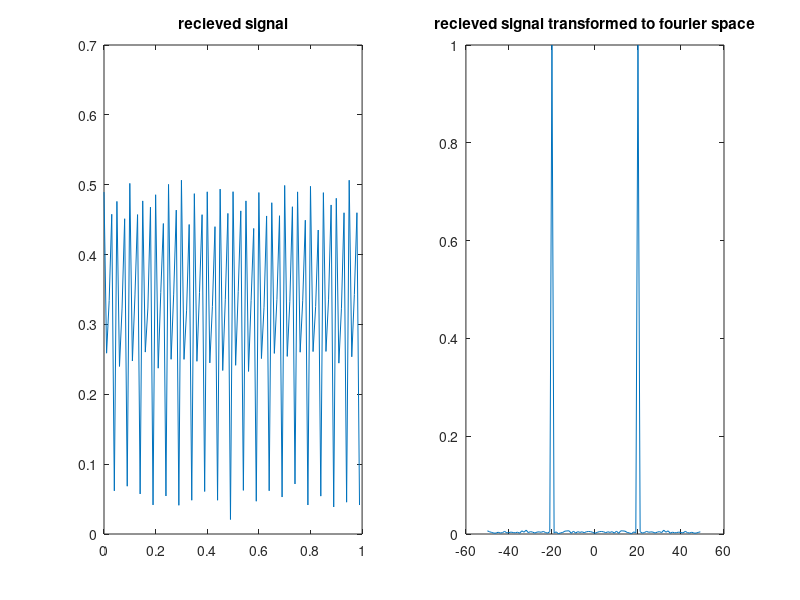

Reproduce this figure in MATLAB.
clear
clc
close all
%%%%%%%%%%%%%%%%%%%%%%%%%%%%%%%%%%%%%%%%%%%%%%%%%%%%%%%%%%%%%%%%%%%%%%%%%%%
T=1; %length of the sampling area
Alpha=0.5;
Beta=0.3;
R=250 *1e3;
V=180 /3.6;
C=3*1e8;
P=2/C;
t_d=P*R;
f_s=100; %sampling frequence
f_c=5;
f_d=Beta*V;
t_s=1/f_s; %Time-distance between two samples
N=T/t_s;
t_start=0;
t_end= 1;
t=t_start:t_s:t_end-t_s;
f=-f_s/2:f_s/N:f_s/2-f_s/N;
%%%%%%%%%%%%%%%%%%%%%%%%%%%%%%%%%%%%%%%%%%%%%%%%%%%%%%%%%%%%%%%%%%%%%%%%%%%
noise=0.01*randn(1,length(f));
y_n =noise+Alpha*cos(2*pi*(f_c + f_d)*(t-t_d));%received signal

figure 
y_Fn=fftshift(fft(y_n)); %Transforming to recieving signal to fourier form in frequence scale 
y_Fn=y_Fn/max(abs(y_Fn));
[Max,j]=max(y_Fn);

subplot(1,2,1)
plot(t,abs(y_n));
title("recieved signal")
subplot(1,2,2)
plot(f,abs(y_Fn));
title("recieved signal transformed to fourier space")

f_d_match=abs(f(j)) - f_c;
V_match=(f_d_match/Beta)*3.6
t_d_match=angle(y_Fn(j))/(-2*pi*f(j));
R_match=t_d_match/P
